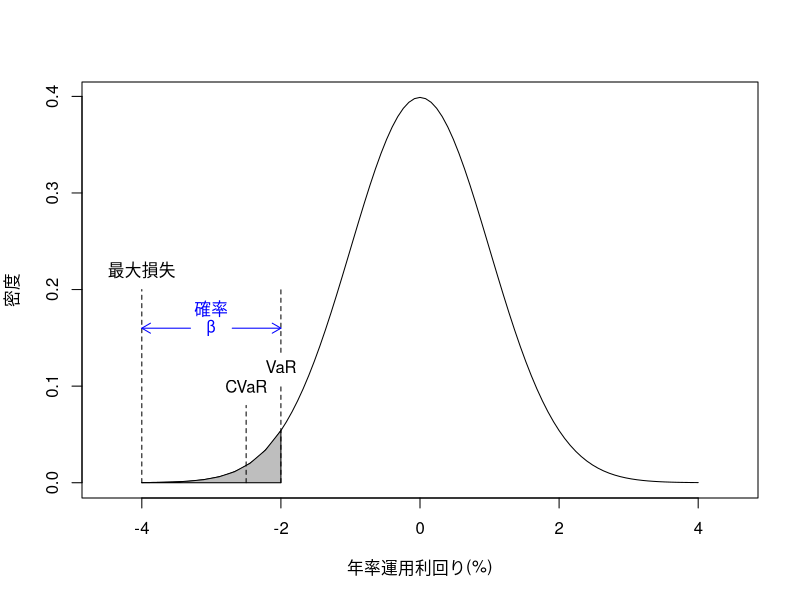
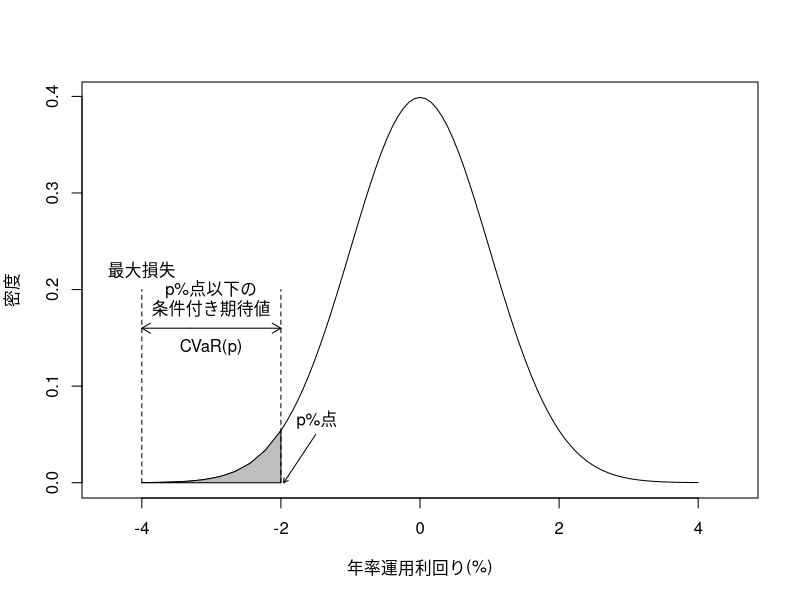

Source code (R) for these figures, in order:
# #dnorm
# 
# x <- seq(-40, 40, 0.05)
# plot(x,dnorm(x,mean=0,sd=10),type = "n")
# xvals <- seq(-4, -2, length=10)               # 領域をx軸方向に10個の多角形(台形)に等分割
# dvals <- dnorm(xvals)                       # 対応するグラフの高さ
# polygon(c(xvals,rev(xvals)),
#         c(rep(0,10),rev(dvals)),col="gray") # 塗りつぶす
# title(main = "", xlab = "年率運用利回り(%)", ylab = "頻度")                            # タイトルを描く
# mtext("sub-title", side=4) 
# 
# 
# x <- seq(-40, 40, 0.5)
# plot(x,dnorm(x, mean=0, sd=5), type="n")
# curve(dnorm(x, mean=0, sd=10), type="l",add=T)

plot(dnorm,-4,4, xlab = "年率運用利回り(%)", ylab = "密度", xlim = c(-4.5,4.5))
xvals <- seq(-4, -2, length=10)               # 領域をx軸方向に10個の多角形(台形)に等分割
dvals <- dnorm(xvals)                       # 対応するグラフの高さ
polygon(c(xvals,rev(xvals)),
        c(rep(0,10),rev(dvals)),col="gray") # 塗りつぶす

# abline(v = -2, lty=2)
segments(-2, 0, -2, 0.1,lty=2)
segments(-2.5, 0, -2.5, 0.08,lty=2)
segments(-2, 0.135, -2, 0.2,lty=2)
segments(-4, 0, -4, 0.2,lty=2)

text(-2,0.12,"VaR")
text(-2.5,0.10,"CVaR")
text(-4,0.22,"最大損失")
text(-3,0.16,"β", col = "blue")
text(-3,0.18,"確率", col = "blue")
arrows(-2.7, 0.16, -2, 0.16, col="blue",length = 0.1)
arrows(-3.3, 0.16, -4, 0.16, col="blue",length = 0.1)
# title(main = "", xlab = "年率運用利回り(%)", ylab = "密度")                            # タイトルを描く


# plot(rnorm(50), rnorm(50), xlim=c(-3,6), ylim=c(-3,3), axes = F, ann=F)
# axis(1, pos = 0, at = -3:6, adj = 0, col = 2)                      # 赤で X 軸を描く
# axis(2, pos = 0, at = -3:6, adj = 1, las = 2)                      # 黒で Y 軸を描く
# box() 
# legend(2, 3, paste("sin(",6:9,"x)"), col=6:9,    
#        pch=3, ncol=2, cex=1.1, pt.bg="pink")                       # (5,9) に凡例を描画
# polygon(3:6, c(-2,-1,-2,-1), density=c(10, 20), angle=c(-45, 45))
# arrows(5, -1, 4, 2, col="blue")             

plot(dnorm,-4,4, xlab = "年率運用利回り(%)", ylab = "密度", xlim = c(-4.5,4.5))
xvals <- seq(-4, -2, length=10)               # 領域をx軸方向に10個の多角形(台形)に等分割
dvals <- dnorm(xvals)                       # 対応するグラフの高さ
polygon(c(xvals,rev(xvals)),
        c(rep(0,10),rev(dvals)),col="gray") # 塗りつぶす

# abline(v = -2, lty=2)
segments(-2, 0, -2, 0.2,lty=2)
# segments(-2.5, 0, -2.5, 0.08,lty=2)
# segments(-2, 0.135, -2, 0.2,lty=2)
segments(-4, 0, -4, 0.2,lty=2)

# text(-2,0.12,"VaR")
# text(-2.5,0.10,"CVaR")
text(-4,0.22,"最大損失")
text(-3,0.14,"CVaR(p)")
text(-3,0.20,"p%点以下の")
text(-3,0.18,"条件付き期待値")
text(-1.48,0.065,"p%点")
# text(-3,0.18,"確率", col = "blue")
arrows(-3.3, 0.16, -2, 0.16,length = 0.1)
arrows(-3.3, 0.16, -4, 0.16,length = 0.1)
arrows(-1.5, 0.05, -1.96, 0.00,length = 0.05)
